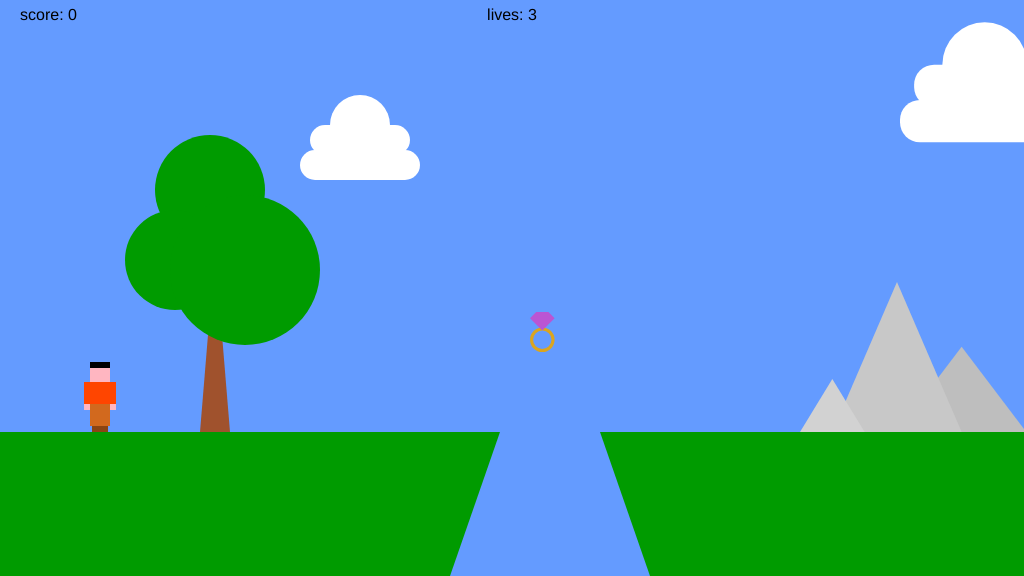
Frame 1 (no input)
Frame 60 (no input): identical to frame 1, image omitted
Frame 120 (the mouse pressed at the canvas centre since frame 60): identical to frame 1, image omitted

The p5.js sketch that drew this single still picture (run headless with seeded random() and noise() and a simulated clock; from frame 60 on, the mouse is pressed at the canvas centre):

// p5.js sketch
// ── sketch.js
/*

The Game Project - Final (version 7.3)

*/

var gameChar_x;
var gameChar_y;
var floorPos_y;
var scrollPos;
var gameChar_world_x;

var isLeft;
var isRight;
var isFalling;
var isPlummeting;
var hasJumped;
var isDead;
var hitPlatform_left;
var hitPlatform_right;
var underPlatform;
var isAbovePlatform;

var isGameOver;
var isLevelComplete;
var isNewGame;

var canyons;
var collectables;
var clouds;
var trees;
var trees_x;
var mountains;

var game_score;
var flagpole;
var lives;

const DEBUG = false;
const DEBUG_KEY_PRESSES = false;
const DEBUG_KEY_RELEASES = false;

function setup()
{
	createCanvas( 1024, 576 );
	floorPos_y = height * 3 / 4;
    lives = 3;
    startGame();
}

function draw()
{
    // Reset 'state' variables if this is a new game
    check_newGame();
    
    // Checks and updates 'states' depending on player interaction 
    check_gameMechanics();
    
    // Renders visuals according to current 'states'
    renderVisuals();
    
    // Stops the loop if game is over or level is complete
    check_gameOver();
}

/**
 * Called by p5 every time a key is pressed, handles input from player.
 */
function keyPressed() {

    // LEFT_ARROW, makes gameChar turn left
    if ( keyCode == 37 ) {
        isLeft = true;
    
    // RIGHT_ARROW, makes gameChar turn right
    } else if ( keyCode == 39 ) {
        isRight = true;
    
    // BACKSPACE, makes a new game start when gameChar is dead or level is complete
    } else if ( keyCode == 32 && ( isGameOver || isLevelComplete ) ) {
        isNewGame = true;
        loop();
    
    // BACKSPACE, makes gameChar jump when gameChar is on the floor and flagpole hasn't been reached
    } else if ( keyCode == 32 && !isFalling && !isLevelComplete ) {
        hasJumped = true;
    }
    
    // Logs values to the console if `DEBUG` and `DEBUG_KEY_PRESSES` are set to `true`
    debug_KeyPresses();
}

/**
 * Called by p5 every time a key is released, handles input from player.
 */
function keyReleased() {
    
    // LEFT_ARROW, makes gameChar stop advancing left
    if ( keyCode == 37 ) {
        isLeft = false;
    
    // RIGHT_ARROW, makes gameChar stop advancing right
    } else if ( keyCode == 39 ) {
        isRight = false;
    }
    
    // Logs values to the console if `DEBUG` and `DEBUG_KEY_RELEASES` are set to `true`
    debug_KeyReleases();
}

function Canyon( top_x_pos, top_width ) {
    
    // Top of Canyon
    this.top_width = top_width;
    this.top_left_x_pos = top_x_pos;
    this.top_right_x_pos = this.top_left_x_pos + this.top_width;
    this.top_y_pos = floorPos_y;
    
    // Bottom of Canyon
    this.bottom_left_x_pos  = this.top_left_x_pos - 50;
    this.bottom_right_x_pos = this.top_left_x_pos + this.top_width + 50;
    this.bottom_y_pos = height;
}

function Cloud( x_pos, y_pos, size ) {
    
    // Position and dimensions of Cloud
    this.x_pos = x_pos;
    this.y_pos = y_pos;
    this.height = size;
    
    // Position and dimensions of Base of cloud
    this.base_x_pos = this.x_pos;
    this.base_y_pos = this.y_pos;
    this.ratio_baseHeight_cloudHeight = 3 / 8.5;
    this.base_height = this.height * this.ratio_baseHeight_cloudHeight;
    this.base_width = this.base_height * 4;
    
    // Position and dimensions of Middle of cloud
    this.middle_width = this.base_width / 1.2;
    this.middle_height = this.base_height;
    this.middle_above_base = (this.middle_height / 6) * 5;
    this.middle_x_pos = this.x_pos + ((this.base_width - this.middle_width) / 2);
    this.middle_y_pos = this.base_y_pos - this.middle_above_base;
    
    // Position and dimensions of Top of cloud
    this.top_x_pos = this.x_pos + (this.base_width / 2);
    this.top_y_pos = this.middle_y_pos;
    this.top_height = this.base_height * 2;
}

function DiamondRing( x_pos, y_pos, size ) {
    
    // Found
    this.isFound = false;
    
    // Lengths
    this.height = size;
    this.width = this.height / 1.625;
    
    // Position
    this.left = x_pos;
    this.right = this.left + this.width;
    this.bottom = y_pos;
    this.top = this.bottom - this.height;
    this.center_x = this.left  + ( this.width / 2 );
    this.center_y = this.top + ( this.height / 2 );
    
    // Pentagon Lengths
    this.penta_height = this.width * 0.75;
    this.penta_width_top = this.width / 2;
    this.penta_width_middle = this.width;
    this.penta_x_offset_top = this.width * 0.25;
    
    // Pentagon Vertexes
    this.penta_vertex_top = this.top;
    this.penta_vertex_top_left = this.left + this.penta_x_offset_top;
    this.penta_vertex_top_right = this.penta_vertex_top_left + this.penta_width_top;
    this.penta_vertex_mid = this.top + this.penta_x_offset_top;
    this.penta_vertex_mid_left = this.left;
    this.penta_vertex_mid_right = this.right;
    this.penta_vertex_bottom = this.top + this.penta_height;
    this.penta_vertex_center_x = this.center_x;
    
    // Band Lengths
    this.band_diameter = this.width;
    this.band_thickness = this.band_diameter * 0.125;
    this.band_inner_diameter = this.band_diameter - this.band_thickness;
    this.band_xy_offset = this.band_thickness / 2;
    
    // Band Position
    this.band_left = this.left + this.band_xy_offset;
    this.band_top = this.bottom + this.band_xy_offset - this.band_diameter;
}

function Mountain( x_pos, size ) {
    
    // Position and dimensions of Mountain Range
    this.x_pos = x_pos;
    this.height = size;
    this.base_y_pos = floorPos_y;
    this.summit_y_pos = this.base_y_pos - this.height;
    
    // Position and dimensions of Peak 2 (the highes peak)
    this.ratio_pk2_height_width = 1.16;
    this.pk2_base_width = this.height / this.ratio_pk2_height_width;
    this.pk2_base_left_x_pos = this.x_pos + ( this.pk2_base_width / 4 );
    this.pk2_base_right_x_pos = this.pk2_base_left_x_pos + this.pk2_base_width;
    this.pk2_crest_x_pos = this.pk2_base_left_x_pos + ( this.pk2_base_width / 2 );
    this.pk2_crest_y_pos = this.summit_y_pos;
    
    // Position and dimensions of Peak 1
    this.ratio_pk1_height_width = 0.82;
    this.pk1_base_width = this.pk2_base_width / 2;
    this.pk1_height = this.pk1_base_width * this.ratio_pk1_height_width;
    this.pk1_base_left_x_pos = this.x_pos;
    this.pk1_base_right_x_pos = this.pk1_base_left_x_pos + this.pk1_base_width;
    this.pk1_crest_x_pos = this.pk1_base_left_x_pos + ( this.pk1_base_width / 2 );
    this.pk1_crest_y_pos = this.base_y_pos - this.pk1_height;
    
    // Position and dimensions of Peak 3
    this.ratio_pk3_height_width = 0.66;
    this.pk3_base_width = this.pk2_base_width;
    this.pk3_height = this.pk3_base_width * this.ratio_pk3_height_width;
    this.pk3_base_left_x_pos = this.pk2_base_left_x_pos + ( this.pk2_base_width / 4 ) * 2;
    this.pk3_base_right_x_pos = this.pk3_base_left_x_pos + this.pk3_base_width;
    this.pk3_crest_x_pos = this.pk3_base_left_x_pos + ( this.pk3_base_width / 2 );
    this.pk3_crest_y_pos = this.base_y_pos - this.pk3_height;
}

function Platform( x_pos, y_pos, size ) {
    
    // Length
    this.width = size;
    this.height = 20;
    
    // Position
    this.left = x_pos;
    this.right = this.left + this.width;
    this.top = y_pos;
    this.bottom =  this.top + this.height;
    
    // Color
    this.color_fill = [ 165, 76, 9 ];
}

function Tree( x_pos ) {
    
    // Position and dimensions of Tree
    this.x_pos = x_pos;
    this.base_y_pos = floorPos_y;
    
    // Position and dimensions of Trunk
    this.trunk_width = 30;
    this.trunk_height = 182;
    this.trunk_base_left_x_pos = this.x_pos;
    this.trunk_base_right_x_pos = this.trunk_base_left_x_pos + this.trunk_width
    this.trunk_top_y_pos = this.base_y_pos - this.trunk_height;
    this.trunk_center_x_pos = this.trunk_base_left_x_pos + this.trunk_width / 2;
    
    // Top bush position and dimensions
    this.top_bush_width = 110;
    this.top_bush_offset = -5;
    this.top_bush_center_x_pos = this.trunk_center_x_pos + this.top_bush_offset;
    this.top_bush_center_y_pos = this.trunk_top_y_pos - 60;
    
    // Left bush position and dimensions
    this.left_bush_width = 100;
    this.left_bush_offset = -40;
    this.left_bush_center_x_pos = this.trunk_center_x_pos + this.left_bush_offset;
    this.left_bush_center_y_pos = this.trunk_top_y_pos + 10;
    
    // Right bush position and dimensions
    this.right_bush_width = 150;
    this.right_bush_offset = 30;
    this.right_bush_center_x_pos = this.trunk_center_x_pos + this.right_bush_offset;
    this.right_bush_center_y_pos = this.trunk_top_y_pos + 20;
}

function check_fallingIntoCanyon() {
    if ( !isPlummeting ) {
        for ( var i = 0; i < canyons.length; i++ ) {
            checkCanyon( canyons[ i ] );

            // Stop checking other canyons
            if ( isPlummeting ) {
                break;
            }
        }
    }
}

function check_flagpoleReached() {
    if ( !flagpole.isReached ) {
        checkFlagpole();
    }
}

function check_foundCollectables() {
    for ( var i = 0; i < collectables.length; i++ ) {
        if ( !collectables[ i ].isFound ) {
            checkCollectable( collectables[ i ] );
        }
    }
}

function check_gameCharActions() {
    check_gameCharMoving();
    check_gameCharJumped();
}

function check_gameCharDead() {
    if ( isDead ) {
        lives -= 1;
        
        if ( lives > 0 ) {
            startGame();
        } else {
            isGameOver = true;
        }
    }
}

function check_gameCharFalling() {
    var platform_index = check_platformUnder();
    
    if ( isAbovePlatform ) {
        var platform = platforms[ platform_index ];
        if ( gameChar_y < platform.top ) {
            gameChar_y += 2;
            isFalling = true;
        } else {
            isFalling = false;
        }
    } else if ( gameChar_y < floorPos_y ) {
        gameChar_y += 2;
        isFalling = true;
    } else {
        isFalling = false;
    }
}

function check_gameCharJumped() {
    if ( hasJumped ) {
        var gameChar_left = gameChar_world_x - 8;
        var gameChar_right = gameChar_world_x + 8;
        var gameChar_top = gameChar_y - 62;
        var gameChar_bottom = gameChar_y;
        
        var platform = platforms[ check_platformAbove() ];
        
        if ( underPlatform ) {
            
            var length = gameChar_top - platform.bottom;
            
            if ( length <= 50 ) {
                length = length;
            } else {
                length = 100;
            }
            
            gameChar_y -= length;
            
            hasJumped = false;
        } else {

            gameChar_y -= 100;

            // Restore state to false
            hasJumped = false;
            }
    }
}

function check_gameCharMoving() {
    if ( isLeft && !hitPlatform_right ) {
		if ( gameChar_x > width * 0.2 ) {
			gameChar_x -= 5;
		} else {
			scrollPos += 5;
		}
	}
	
    if ( isRight && !hitPlatform_left ) {
		if ( gameChar_x < width * 0.8 ) {
			gameChar_x += 5;
		} else {
			scrollPos -= 5;
		}
	}
    
    // Update gameChar x position in the game world
    gameChar_world_x = gameChar_x - scrollPos;
}

function check_gameCharPlummeting() {
    if ( isPlummeting ) {
        checkPlayerDie();
        
        // Accelerate falling and check if gameChar is dead
        if ( !isDead ) {
            gameChar_y += 20;
        }
    }
}

function check_gameCharReactions() {
    check_gameCharFalling();
    check_gameCharPlummeting();
    check_gameCharDead();
    check_platformHit( platforms );
}

function check_gameMechanics() {
    check_gameCharActions();
    check_gameWorldHazards();
    check_playerAchievements();
    check_gameCharReactions();
}

function check_gameOver() {
    if ( isGameOver || isLevelComplete ) {
        noLoop();
    }
}

function check_gameWorldHazards() {
    check_fallingIntoCanyon();
}

function check_platformHit( platforms ) {
    for ( var i = 0; i < platforms.length; i++ ) {
        var platform = platforms[ i ];

        // gameChar position
        var gameChar_left = gameChar_world_x - 8;
        var gameChar_right = gameChar_world_x + 8;
        var gameChar_top = gameChar_y - 62;
        var gameChar_bottom = gameChar_y;

        if ( gameChar_right >= platform.left && platform.left > gameChar_left && gameChar_top < platform.bottom && gameChar_bottom > platform.top ) {
            
            hitPlatform_left = true;
            hitPlatform_right = false;
            console.log( hitPlatform_left + " " + i );
            break;
        } if ( gameChar_left <= platform.right && platform.right < gameChar_right && gameChar_top < platform.bottom && gameChar_bottom > platform.top ) {
            
            hitPlatform_right = true;
            hitPlatform_left = false;
            console.log( hitPlatform_right +  " " + i );
            break;
        } else {
            
            hitPlatform_left = false;
            hitPlatform_right = false;
        }
    }
}

function check_platformAbove() {
    for ( var i = 0; i < platforms.length; i++ ) {
        var platform = platforms[ i ];
        
        // gameChar position
        var gameChar_left = gameChar_world_x - 8;
        var gameChar_right = gameChar_world_x + 8;
        var gameChar_top = gameChar_y - 62;
        var gameChar_bottom = gameChar_y;
        
        if ( ( ( gameChar_right > platform.left && gameChar_left < platform.right ) || 
            ( gameChar_right > platform.right && gameChar_left < platform.right ) ) &&
            ( gameChar_top > platform.bottom ) ) {
            
            underPlatform = true;
            return i;
        }
    }
    
    underPlatform = false;
    return null;
}

function check_platformUnder() {
    for ( var i = 0; i < platforms.length; i++ ) {
        var platform = platforms[ i ];
        
        // gameChar position
        var gameChar_left = gameChar_world_x - 8;
        var gameChar_right = gameChar_world_x + 8;
        var gameChar_top = gameChar_y - 62;
        var gameChar_bottom = gameChar_y;
        
        if ( ( ( gameChar_right > platform.left && gameChar_left < platform.right ) || 
            ( gameChar_right > platform.right && gameChar_left < platform.right ) ) &&
            ( gameChar_bottom <= platform.top ) ) {
            
            isAbovePlatform = true;
            console.log( "isAbovePlatform" );
            return i;
        }
    }
    
    isAbovePlatform = false;
    return null;
}

function check_newGame() {
    if ( isNewGame ) {
        lives = 3;
        startGame();
    }
}

function check_playerAchievements() {
    check_foundCollectables();
    check_flagpoleReached();
}

// Sets `isPlummeting` var to `true` or `false` depending on wether gameChar is falling into a canyon or not.
function checkCanyon( t_canyon ) {
    
    // Is gameChar between the open space of a canyon? AND... Is gameChar at ground level?
    if ( ( gameChar_world_x > t_canyon.top_left_x_pos && gameChar_world_x < t_canyon.top_right_x_pos ) &&
        gameChar_y >= floorPos_y ) {
        
        // If true, then it's plummeting.
        isPlummeting = true;
        
    // Otherwise it's not.
    } else {
        isPlummeting = false;
    }
}

function checkCollectable( t_collectable ) {

    // gameChar
    var a = gameChar_world_x - 8;
    var b = gameChar_world_x + 8;
    var c = gameChar_y - 62;
    var d = gameChar_y;
    
    // collectable
    var A = t_collectable.left;
    var B = t_collectable.left + t_collectable.width;
    var C = t_collectable.bottom - t_collectable.height;
    var D = t_collectable.bottom;
    
    if ( ( ( B > b && b > A ) || ( B > a && a > A ) ) &&
        ( ( C <= d && d <= D ) || ( C <= c && c <= D ) || ( C > c && D < d ) ) ) {
        t_collectable.isFound = true;
        game_score += 1;
    }
}

function checkFlagpole() {
    var d = abs( gameChar_world_x - flagpole.x_pos );
    
    if ( d < 15 ) {
        flagpole.isReached = true;
        isLevelComplete = true;
    }
}

function checkPlayerDie() {
    //console.log( gameChar_y );
    
    if ( gameChar_y > height ) {
        isDead = true;
    }
}

/**
 * Logs key presses and other values to the console every time a key is pressed when
 * `DEBUG` and `DEBUG_KEY_PRESSES` are set to `true`
 */
function debug_KeyPresses() {
    if ( DEBUG && DEBUG_KEY_PRESSES ) {
        console.log( "press" + keyCode );
        console.log( "press" + key );
        console.log( "isLeft (press): " + isLeft );
        console.log( "isRight (press): " + isRight );
        console.log( "gameChar_x (press): " + gameChar_x );
        console.log( "gameChar_world_x (press): " + gameChar_world_x );
    }
}

/**
 * Logs key releases and other values to the console every time a key is released when
 * `DEBUG` and `DEBUG_KEY_RELEASES` are set to `true`
 */
function debug_KeyReleases() {
    if ( DEBUG && DEBUG_KEY_RELEASES ) {
        console.log( "release" + keyCode );
        console.log( "release" + key );
        console.log( "isLeft (release): " + isLeft );
        console.log( "isRight (release): " + isRight );
        console.log( "gameChar_x (release): " + gameChar_x );
        console.log( "gameChar_world_x (release): " + gameChar_world_x );
    }
}

function drawBackground() {
    background( 100, 155, 255 );
}

function drawCanyons( canyons ) {
    for ( var i = 0; i < canyons.length; i++ ) {
        
        // Style
        noStroke();
        
        // Same color as background
        fill( 100, 155, 255 );
        
        // Shape of canyon
        quad(
            canyons[ i ].top_left_x_pos, canyons[ i ].top_y_pos,
            canyons[ i ].top_right_x_pos, canyons[ i ].top_y_pos,
            canyons[ i ].bottom_right_x_pos, canyons[ i ].bottom_y_pos,
            canyons[ i ].bottom_left_x_pos, canyons[ i ].bottom_y_pos
        );
    }
}

function drawClouds( clouds ) {
    for ( var i = 0; i < clouds.length; i++ ) {
        
        // Color and style
        noStroke();
        fill( 255 );
        
        // Top of cloud
        ellipse(
            clouds[ i ].top_x_pos,
            clouds[ i ].top_y_pos,
            clouds[ i ].top_height
        );
        
        // Middle of cloud
        rect(
            clouds[ i ].middle_x_pos,
            clouds[ i ].middle_y_pos,
            clouds[ i ].middle_width,
            clouds[ i ].middle_height,
            20
        );
        
        // Base of cloud
        rect(
            clouds[ i ].base_x_pos,
            clouds[ i ].base_y_pos,
            clouds[ i ].base_width,
            clouds[ i ].base_height,
            20
        );
    }
}

function drawCollectables( collectables ) {
    for ( var i = 0; i < collectables.length; i++ ) {
        var ring = collectables[ i ];
        
        if ( !ring.isFound ) {            
            // Band
            noFill();
            stroke( 218, 165, 32 );
            strokeWeight( ring.band_thickness );
            rect(
                ring.band_left,
                ring.band_top,
                ring.band_inner_diameter,
                ring.band_inner_diameter,
                ring.band_inner_diameter
            );

            // Stone
            noStroke();
            fill( 186, 85, 211 );
            beginShape();
                vertex( ring.penta_vertex_mid_left, ring.penta_vertex_mid );
                vertex( ring.penta_vertex_top_left, ring.penta_vertex_top );
                vertex( ring.penta_vertex_top_right, ring.penta_vertex_top );
                vertex( ring.penta_vertex_mid_right, ring.penta_vertex_mid );
                vertex( ring.penta_vertex_center_x, ring.penta_vertex_bottom );
            endShape();
        }
    }
}

function drawDisplaceables() {
    push();
    
    // Displaces all scenery elements drawn between it and pop().
    // `scrollPos` determines how many pixels these elements are being displaced to the left or to the right.
    // So if `cloud[ i ].x_pos = 100` and `scrollPos = 5`, then `cloud[ i ]` will be displayed at 105, but
    // `cloud[ i ].x_pos` will still be 100. It only affects elements visually, it doesn't change their poisition values.
    translate( scrollPos, 0 );
    
    // Clouds
    drawClouds( clouds );
    
    // Mountains
    drawMountains( mountains );
    
    // Trees
    drawTrees( trees );
    
    // Canyons
    drawCanyons( canyons );
    
    // Platforms
    drawPlatforms( platforms );
    //draw_platform();
    
    // Collectables
    drawCollectables( collectables );
    
    // Flagpole (it's displaceable because it's out of frame in the beginning)
    renderFlagpole();
    
    pop();
}

function drawFloor() {
    noStroke();
	fill( 0, 155, 0 );
	rect(
        0,
        floorPos_y,
        width,
        height / 4
    );
}

function drawGameChar() {
	if ( isLeft && isFalling ) {
        fill( 255, 182, 193 );  
        rect( gameChar_x - 8, gameChar_y - 62, 16, 20);     
        ellipse( gameChar_x - 10, gameChar_y - 52, 10, 6 );  
        rect( gameChar_x - 24, gameChar_y - 42, 48, 6 );     
        fill( 0 );            
        rect( gameChar_x - 8, gameChar_y - 62, 16, 6 );      

        fill( 255, 69, 0 );
        rect( gameChar_x - 8, gameChar_y - 42, 16, 22 );  
        rect( gameChar_x - 18, gameChar_y - 42, 36, 6 );   

        fill( 139, 69, 19 );   
        rect( gameChar_x - 24, gameChar_y - 22, 48, 10 );  
        fill( 210, 105, 30 );  
        rect( gameChar_x - 18, gameChar_y - 22, 36, 10 );  
	
    } else if ( isRight && isFalling ) {
        fill( 255, 182, 193 );
        rect( gameChar_x - 8, gameChar_y - 62, 16, 20 );
        ellipse( gameChar_x + 10, gameChar_y - 52, 10, 6 );
        rect( gameChar_x - 24, gameChar_y - 42, 48, 6 );  
        fill( 0 );
        rect( gameChar_x - 8, gameChar_y - 62, 16, 6 );     

        fill( 255, 69, 0 );
        rect( gameChar_x - 8, gameChar_y - 42, 16, 22 );  
        rect( gameChar_x - 18, gameChar_y - 42, 36, 6 );  

        fill( 139, 69, 19 );
        rect( gameChar_x - 24, gameChar_y - 22, 48, 10 );
        fill( 210, 105, 30 );
        rect( gameChar_x - 18, gameChar_y - 22, 36, 10 );

	} else if ( isLeft ) {
        fill( 255, 182, 193 );  
        rect( gameChar_x - 8, gameChar_y - 70, 16, 20 );     
        ellipse( gameChar_x - 10, gameChar_y - 60, 10, 6 );  
        fill( 0 );
        rect( gameChar_x - 8, gameChar_y - 70, 16, 6 );      

        fill( 255, 69, 0 );
        rect( gameChar_x - 8, gameChar_y - 50, 16, 22 );     
    
        fill( 210, 105, 30 );
        rect( gameChar_x - 8, gameChar_y - 28, 16, 22 );  
        fill( 255, 182, 193 );
        rect( gameChar_x - 3, gameChar_y - 28, 6, 6 );    
        fill( 139, 69, 19 );
        rect( gameChar_x - 6, gameChar_y - 6, 12, 6 );    

	} else if ( isRight ) {
        fill( 255, 182, 193 );  
        rect( gameChar_x - 8, gameChar_y - 70, 16, 20 );     
        ellipse( gameChar_x + 10, gameChar_y - 60, 10, 6 );  
        fill( 0 );
        rect( gameChar_x - 8, gameChar_y - 70, 16, 6 );      

        /** Torso (Walking, turned right) **/
        fill( 255, 69, 0 );
        rect( gameChar_x - 8, gameChar_y - 50, 16, 22 );     

        /** Legs and Hand (Walking, turned right) **/
        fill( 210, 105, 30 );
        rect( gameChar_x - 8, gameChar_y - 28, 16, 22 );  
        fill( 255, 182, 193 );
        rect( gameChar_x - 3, gameChar_y - 28, 6, 6 );   
        fill( 139, 69, 19);
        rect( gameChar_x - 6, gameChar_y - 6, 12, 6 );
        
	} else if ( isFalling || isPlummeting ) {
        /** Head and Arms (Jumping facing forwards) **/
        fill( 255, 182, 193 );  
        rect( gameChar_x - 10, gameChar_y - 62, 20, 20 );  
        rect( gameChar_x - 24, gameChar_y - 42, 48, 6 );   
        fill( 0 );            
        rect( gameChar_x - 10, gameChar_y - 62, 20, 6 );   

        /** Torso (Jumping facing forwards) **/
        fill( 255, 69, 0 );  
        rect( gameChar_x - 10, gameChar_y - 42, 20, 22 );  
        rect( gameChar_x - 18, gameChar_y - 42, 36, 6 );   

        /** Legs (Jumping facing forwards) **/
        fill( 139, 69, 19 );
        rect( gameChar_x - 24, gameChar_y - 22, 48, 10 );  
        fill( 210, 105, 30 );
        rect( gameChar_x - 18, gameChar_y - 22, 36, 10 );  

	} else {   
        /** Head and Hands (Standing, facing frontwards) **/
        fill( 255, 182, 193 );  
        rect( gameChar_x - 10, gameChar_y - 70, 20, 20 );  
        rect( gameChar_x - 16, gameChar_y - 28, 32, 6 );
        fill( 0 );
        rect( gameChar_x - 10, gameChar_y - 70, 20, 6 );   
    
        /** Torso (Standing, facing frontwards) **/
        fill( 255, 69, 0 );
        rect( gameChar_x - 16, gameChar_y - 50, 32, 22 );
   
        /** Legs (Standing, facing frontwards) **/
        fill( 210, 105, 30 );
        rect( gameChar_x - 10, gameChar_y - 28, 20, 22 );  
        fill( 139, 69, 19 );
        rect( gameChar_x - 8, gameChar_y - 6, 16, 6 );     
	}
}

function drawGameChar_front() {
    
    // Skin color
    fill( gameChar.color_skin );

    // Head
    rect(
        gameChar.head_left_front,
        gameChar.head_top_front,
        gameChar.head_width_front,
        gameChar.head_height_front
    );

    // Hands
    rect(
        gameChar.hands_left_front,
        gameChar.hands_top_front,
        gameChar.hands_width_front,
        gameChar.hands_height_front
    );

    // Hair
    fill( gameChar.color_hair );
    rect(
        gameChar.hair_left_front,
        gameChar.hair_top_front,
        gameChar.hair_width_front,
        gameChar.hair_height_front
    );   

    // Torso and arms
    fill( gameChar.color_shirt );
    rect(
        gameChar.torso_left_front,
        gameChar.torso_top_front,
        gameChar.torso_width_front,
        gameChar.torso_height_front );

    // Legs and feet
    fill( gameChar.color_pants );
    rect(
        gameChar.legs_left_front,
        gameChar.legs_top_front,
        gameChar.legs_width_front,
        gameChar.legs_height_front
    ); 
    fill( gameChar.color_shoe );
    rect(
        gameChar.feet_left_front,
        gameChar.feet_top_front,
        gameChar.feet_width_front,
        gameChar.feet_height_front
    ); 
}

function drawGameChar_side() {
    
}

function drawMountains( mountains ) {
    for ( var i = 0; i < mountains.length; i++ ) {
        
        // General style of mountain range
        noStroke();
        
        // Peak 3 of mountain range
        fill( 190 );
        triangle(
            mountains[ i ].pk3_base_left_x_pos, mountains[ i ].base_y_pos,
            mountains[ i ].pk3_base_right_x_pos, mountains[ i ].base_y_pos,
            mountains[ i ].pk3_crest_x_pos, mountains[ i ].pk3_crest_y_pos
        );
        
        // Peak 2 of mountain range
        fill( 200 );
        triangle(
            mountains[ i ].pk2_base_left_x_pos, mountains[ i ].base_y_pos,
            mountains[ i ].pk2_base_right_x_pos, mountains[ i ].base_y_pos,
            mountains[ i ].pk2_crest_x_pos, mountains[ i ].pk2_crest_y_pos
        );
        
        // Peak 1 of mountain range
        fill( 210 );
        triangle(
            mountains[ i ].pk1_base_left_x_pos, mountains[ i ].base_y_pos,
            mountains[ i ].pk1_base_right_x_pos, mountains[ i ].base_y_pos,
            mountains[ i ].pk1_crest_x_pos, mountains[ i ].pk1_crest_y_pos
        );
    }
}

function drawPlatforms( platforms ) {
    for ( var i = 0; i < platforms.length; i++ ) {
        var platform = platforms[ i ];
        var color_fill = platform.color_fill;
        
        fill.apply( this, color_fill );
        noStroke();
        rect(
            platform.left,
            platform.top,
            platform.width,
            platform.height
        );
    }
}

function draw_platform() {
    noFill();
    stroke( 0 );
    strokeWeight( 1 );
    rect(
        300,
        floorPos_y - 100,
        100,
        100
    );
}

function drawScoreboard() {
    fill( 0, 0, 0 );
    textAlign( LEFT );
    textSize( 16 );
    text( "score: " + game_score, 20, 20 );
    textAlign( CENTER );
    text( "lives: " + lives, width / 2, 20 );
}

function drawTrees( trees ) {
    for ( var i = 0; i < trees.length; i++ ) {
        
        // Trunk
        fill( 160, 82, 45 );
        triangle(
            trees[ i ].trunk_base_left_x_pos, trees[ i ].base_y_pos,
            trees[ i ].trunk_base_right_x_pos, trees[ i ].base_y_pos,
            trees[ i ].trunk_center_x_pos, trees[ i ].trunk_top_y_pos
        );
        
        // Bushes color
        fill( 0, 155, 0 );
        
        // Top bush
        ellipse(
            trees[ i ].top_bush_center_x_pos,
            trees[ i ].top_bush_center_y_pos,
            trees[ i ].top_bush_width
        );
        
        // Left Bush
        ellipse(
            trees[ i ].left_bush_center_x_pos,
            trees[ i ].left_bush_center_y_pos,
            trees[ i ].left_bush_width
        );
        
        // Right Bush
        ellipse(
            trees[ i ].right_bush_center_x_pos,
            trees[ i ].right_bush_center_y_pos,
            trees[ i ].right_bush_width
        );
    }
}

function renderFlagpole() {
    strokeWeight( 5 );
    stroke( 0 );
    line( flagpole.x_pos, floorPos_y, flagpole.x_pos, floorPos_y - 250 );
    noStroke();
    fill( 255, 126, 0 );
    
    if ( flagpole.isReached ) {
        rect( flagpole.x_pos, floorPos_y - 250, 80, 50 );
    
    } else {
        rect( flagpole.x_pos, floorPos_y - 50, 80, 50 );
    }
}

function renderVisuals() {
    drawBackground();
    drawFloor();
    drawDisplaceables();
    drawGameChar();
    drawScoreboard();
    show_levelCompleteMessage();
    show_gameOverMessage();
}

function startGame() {
    isDead = false;
    isGameOver = false;
    isLevelComplete = false;
    isNewGame = false;
    
    // Character Position
	gameChar_x = 100;
	gameChar_y = floorPos_y;
	scrollPos = 0;
	gameChar_world_x = gameChar_x - scrollPos;
    
    // Character Actions
	isLeft = false;
	isRight = false;
	isFalling = false;
	isPlummeting = false;
    hitPlatform_left = false;
    hitPlatform_right = false;
    underPlatform = false;
    isAbovePlatform = false;
    
    // Scenery Elements
    trees = [];
    trees_x = [
        200,
        1200,
        2700,
        3700,
        5600,
        6800,
    ];
    
    for ( var i = 0; i < trees_x.length; i++ ) {
        trees.push( new Tree( trees_x[ i ] ) );
    }
    
    clouds = [
        new Cloud( 300, 150, 85 ),
        new Cloud( 900, 100, 120 ),
        new Cloud( 1500, 50, 85 ),
        new Cloud( 3300, 180, 130 )
    ];
    
    mountains = [
        new Mountain( 800, 150 ),
        new Mountain( 2300, 180 ),
        new Mountain( 4350, 150),
        new Mountain( 6200, 180),
    ];
    
    canyons = [
        
        // 1st stage
        new Canyon( 500, 100 ),
        new Canyon( 1500, 400),
        new Canyon( 3000, 200 ),
        
        new Canyon( 5000, 300 ),
        
        new Canyon( 7300, 600 ),
        
        new Canyon( 8000, 1000 ),
    ];
    
    collectables = [
        // 1st stage
        new DiamondRing( 530, floorPos_y - 80, 40 ),
        new DiamondRing( 2000, floorPos_y - 30, 40 ),
        
        
        // 2nd Stage
        new DiamondRing( 3600, floorPos_y, 65 ),
        new DiamondRing( 3900, floorPos_y - 300, 50),
        
        
        new DiamondRing( 4560, floorPos_y - 200, 40),
        
        new DiamondRing( 5120, floorPos_y - 150, 65 ),
        new DiamondRing( 5700, floorPos_y - 280, 30),
        new DiamondRing( 5900, floorPos_y - 180, 30),
        new DiamondRing( 6000, floorPos_y - 220, 30),
        
        new DiamondRing( 7900, floorPos_y - 250, 40),
    ];
    
    platforms = [
        new Platform( 1600, floorPos_y - 50, 50 ),
        
        new Platform( 3950, floorPos_y - 50, 50),
        new Platform( 4050, floorPos_y - 100, 50),
        new Platform( 4100, floorPos_y - 150, 50),
        new Platform( 4150, floorPos_y - 200, 50),
        new Platform( 4000, floorPos_y - 250, 50),
        
        new Platform( 4550, floorPos_y - 200, 40),
        new Platform( 4600, floorPos_y - 300, 600),
        new Platform( 5300, floorPos_y - 170, 50),
        new Platform( 5380, floorPos_y - 250, 30),
        new Platform( 5415, floorPos_y - 290, 15),
        new Platform( 5950, floorPos_y - 180, 30),
        new Platform( 5200, floorPos_y - 130, 20),
        new Platform( 5100, floorPos_y - 50, 100),
        
        new Platform( 7350, floorPos_y - 50, 50),
        new Platform( 7500, floorPos_y - 100, 20),
        new Platform( 7650, floorPos_y - 150, 20),
        new Platform( 7800, floorPos_y - 200, 20),
        
        new Platform( 8150, floorPos_y - 40, 30 ),
        new Platform( 8350, floorPos_y - 40, 30 ),
        new Platform( 8500, floorPos_y - 40, 30 ),
        new Platform( 8700, floorPos_y - 40, 30 ),
        new Platform( 8850, floorPos_y - 40, 30 ),
    ];
    
    // Score
    game_score = 0;
    
    flagpole = {
        x_pos: 9500,
        isReached: false
    };
}

function show_gameOverMessage() {
    if ( isGameOver ) {
        textAlign( CENTER, CENTER );
        text( "Game over. Press space to continue.", width / 2, height / 2 );
        console.log("lives: " + lives);
    }
}

function show_levelCompleteMessage() {
    if ( flagpole.isReached ) {
        textAlign( CENTER, CENTER );
        text( "Level complete. Press space to continue.", width / 2, height / 2 );
    }
}
